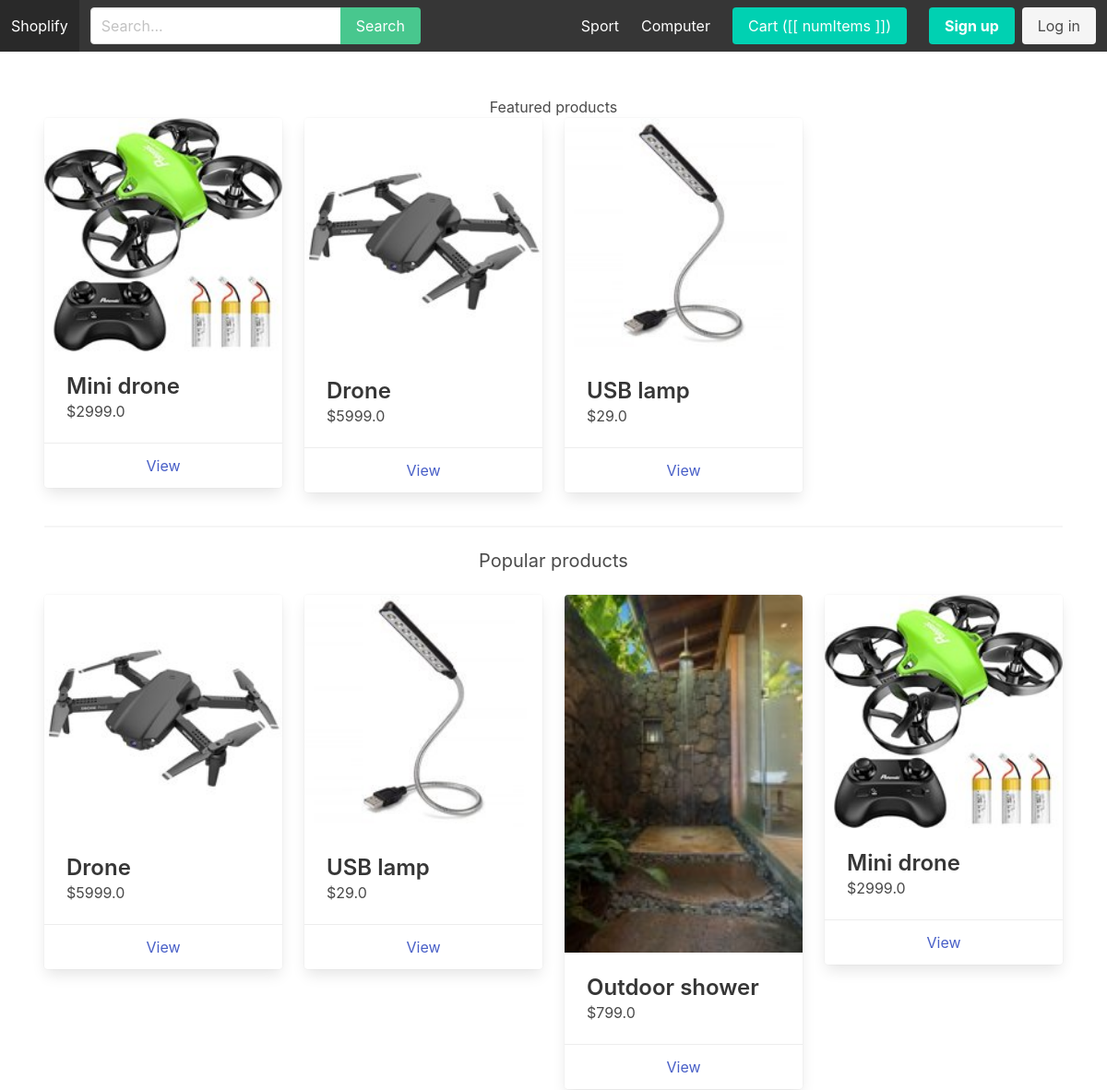
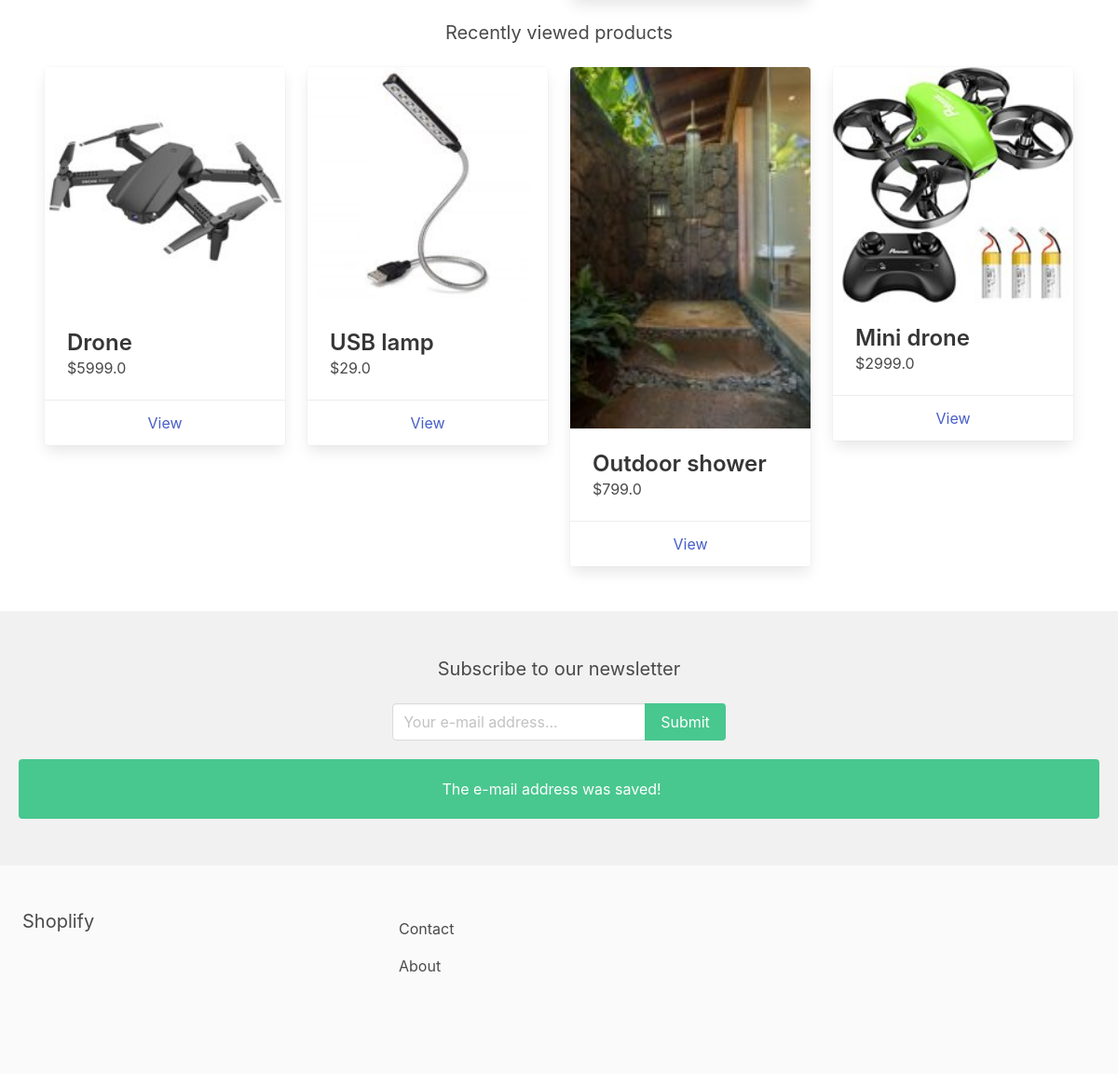
Before: / with the older database file (2 pictures, top to bottom).
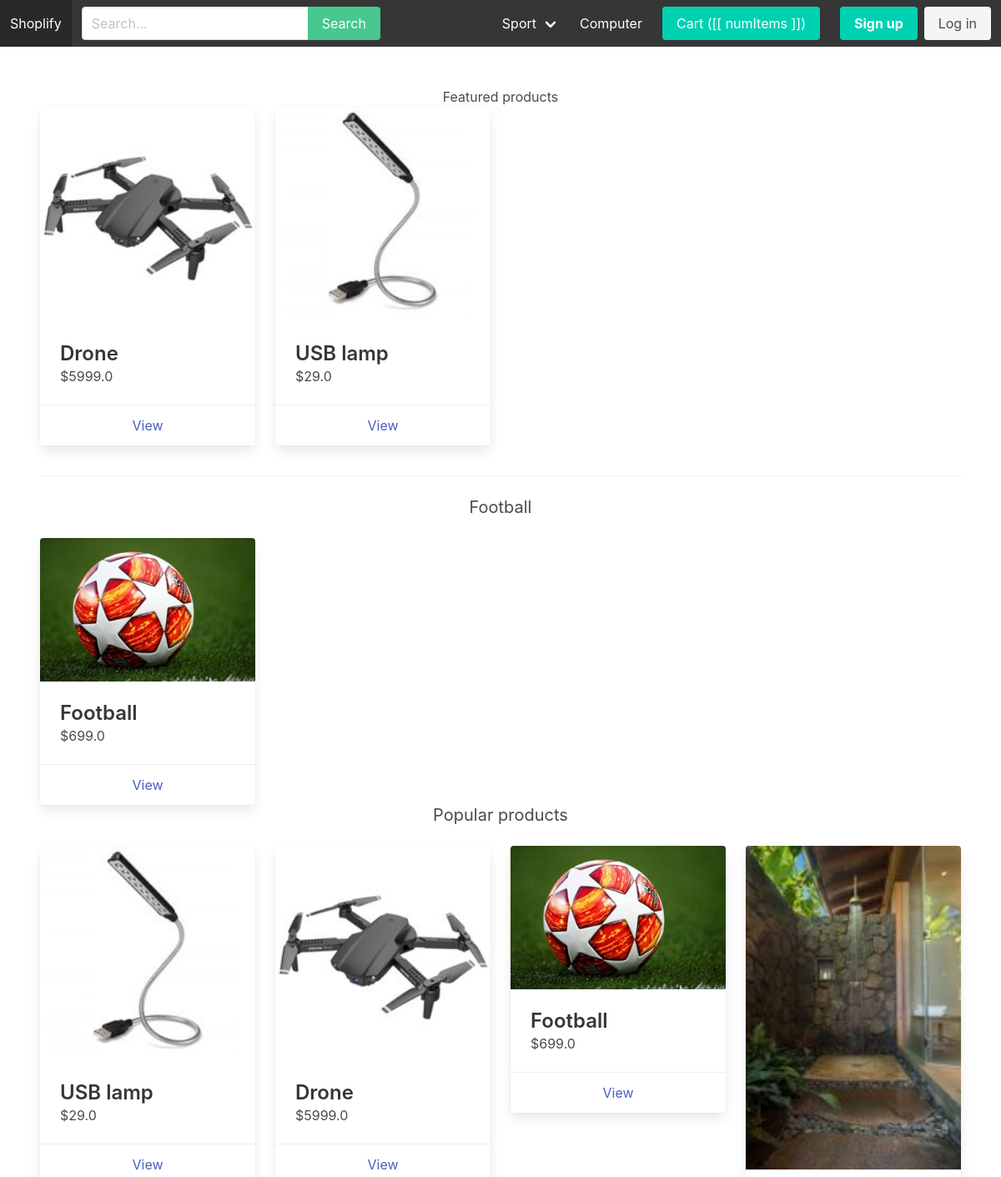
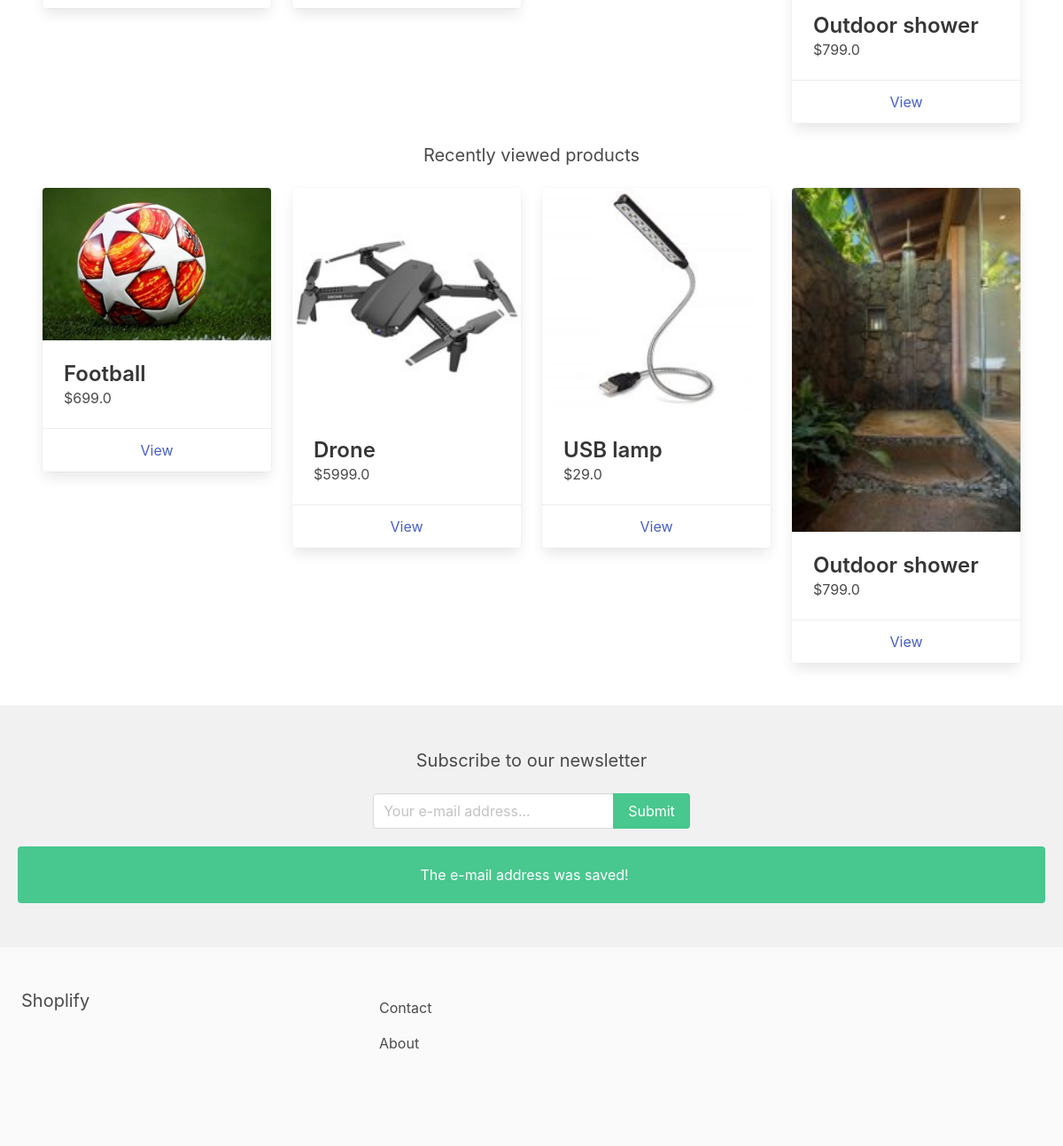
After: the same page with the newer database file (2 pictures, top to bottom).
### store/models.py (models this page shows, shortened)
class Category(models.Model):
    parent = models.ForeignKey('self', related_name='children', on_delete=models.CASCADE, blank=True, null=True)
    title = models.CharField(max_length=255)
    slug = models.SlugField(max_length=255)
    ordering = models.IntegerField(default=0)
    is_featured = models.BooleanField(default=False)
    class Meta:
        verbose_name_plural = 'Categories'
        ordering = ('ordering',)

class Product(models.Model):
    category = models.ForeignKey(Category, related_name='products', on_delete=models.CASCADE)
    parent = models.ForeignKey('self', related_name='variants', on_delete=models.CASCADE, blank=True, null=True)
    title = models.CharField(max_length=255)
    slug = models.SlugField(max_length=255)
    description = models.TextField(blank=True, null=True)
    price = models.FloatField(max_length=255)
    is_featured = models.BooleanField(default=False)
    num_available = models.IntegerField(default=1)
    num_visits = models.IntegerField(default=0)
    last_visit = models.DateTimeField(blank=True, null=True)
    image = models.ImageField(upload_to='uploads/', blank=True, null=True)
    thumbnail = models.ImageField(upload_to='uploads/', blank=True, null=True)
    date_added = models.DateTimeField(auto_now_add=True)
    class Meta:
        ordering = ('-date_added',)

### core/views.py (the view)
# urls.py: path('', frontpage, name='frontpage'),
def frontpage(request):
    products = Product.objects.filter(is_featured=True)
    featured_categories = Category.objects.filter(is_featured=True)
    popular_products = Product.objects.all().order_by('-num_visits')[0:4]
    recently_viewed_products = Product.objects.all().order_by('-last_visit')[0:4]
    context = {
        'products': products,
        'featured_categories': featured_categories,
        'popular_products': popular_products,
        'recently_viewed_products': recently_viewed_products
    }
    return render(request, 'frontpage.html', context)

### cart/cart.py (called while the page is built)
    def __iter__(self):
        product_ids = self.cart.keys()
        product_clean_ids = []
        for p in product_ids:
            product_clean_ids.append(p)
            self.cart[str(p)]['product'] = Product.objects.get(pk=p)
        for item in self.cart.values():
            item['total_price'] = float(item['price']) * int(item['quantity'])
            yield item

    def get_total_length(self):
        return sum(int(item['quantity']) for item in self.cart.values())

    def get_total_cost(self):
            return sum(float(item['total_price']) for item in self)

### cart/context_processors.py (called while the page is built)
def cart(request):
    return {'cart': Cart(request)}

### store/context_processors.py (called while the page is built)
def menu_categories(request):
    categories = Category.objects.filter(parent=None)
    return {'menu_categories': categories}

### core/templates/frontpage.html (shortened to what this page needs)
{% extends 'base.html' %}
{% block content %}
    <h2 class="subtitile has-text-centered">Featured products</h2>
    {% with products as list_products %}
        {% include 'parts/product_list.html' %}
    {% endwith %}
    <hr>
    <div class="featured-categories">
        {% for category in featured_categories %}
            <h2 class="subtitle has-text-centered">{{ category.title }}</h2>
            {% with category.products.all|slice:":3" as list_products %}
                {% include 'parts/product_list.html' %}
            {% endwith %}
        {% endfor %}
    </div>
    <h2 class="subtitle has-text-centered">Popular products</h2>
    {% with popular_products as list_products %}
        {% include 'parts/product_list.html' %}
    {% endwith %}
    <h2 class="subtitle has-text-centered">Recently viewed products</h2>
    {% with recently_viewed_products as list_products %}
        {% include 'parts/product_list.html' %}
    {% endwith %}
{% endblock %}

### core/templates/base.html (shortened to what this page needs)
{% load static %}
<!DOCTYPE html>
<html>
    <head>
        <link rel="stylesheet" href="https://cdn.jsdelivr.net/npm/bulma@0.9.0/css/bulma.min.css">
        <link rel="stylesheet" href="{% static 'main.css' %}">
    </head>
    <body>
        <nav class="navbar is-dark" id="navbarapp">
            <div class="navbar-brand">
                <a href="{% url 'frontpage' %}" class="navbar-item" href="/">Shoplify</a>
            </div>
            <div id="main-navbar" class="navbar-menu" :class="{ 'is-active': menuClass }">
                <div class="navbar-start">
                    <div class="navbar-item">
                        <form method="get" action="{% url 'search' %}">
                            <div class="field has-addons">
                                <div class="control">
                                    <input type="text" class="input" placeholder="Search..." name="query">
                                </div>
                                <div class="control">
                                    <button class="button is-success">Search</button>
                                </div>
                            </div>
                        </form>
                    </div>
                </div>
                <div class ="navbar-end">
                    {% for category in menu_categories %}
                        {% if not category.children.all %}
                            <a href="{% url 'category_detail' category.slug %}" class="navbar-item">{{ category.title }}</a>
                        {% else %}
                            <div class="navbar-item has-dropdown is-hoverable">
                                <a href="{% url 'category_detail' category.slug %}" class="navbar-link">{{ category.title }}</a>
                            </div>
                        {% endif %}
                    {% endfor %}
                    <div class="navbar-item">
                        <a href="{% url 'cart' %}" class="button is-primary">Cart ([[ numItems ]])</a>
                    </div>
                    {% if request.user.is_authenticated %}
                        <div class="navbar-item">
                            <a href="{% url 'myaccount' %}" class="button is-light">My account</a>
                        </div>
                    {% else %}
                        <div class="navbar-item">
                            <div class="buttons">
                                <a href="{% url 'signup' %}" class="button is-primary"><strong>Sign up</strong></a>
                                <a href="{% url 'login' %}" class="button is-light">Log in</a>
                            </div>
                        </div>
                    {% endif %}
                </div>
            </div>
        </nav>
        <section class="section">
            {% block content %}
            {% endblock %}
        </section>
        {% include 'parts/newsletter.html' %}
        <footer class="footer">
            <div class="columns">
                <div class="column is-4">
                    <h2 class="subtitle">Shoplify</h2>
                </div>
                <div class="column is-8">
                    <a href="{% url 'contact' %}" class="navbar-item">Contact</a>
                    <a href="{% url 'about' %}" class="navbar-item">About</a>
                </div>
            </div>
        </footer>
    </body>
</html>

### store/templates/parts/product_list.html
<div class="columns is-multiline">
    {% for p in list_products %}
        <div class="column is-3">
            <div class="card">
                <div class="card-image">
                    <figure class="image">
                        <img src="{{ p.thumbnail.url }}">
                    </figure>
                </div>
                <div class="card-content">
                    <div class="media">
                        <div class="media-content">
                            <p class="title is-4">{{ p.title }}</p>
                            <p class="subtitle is-6">${{ p.price }}</p>
                        </div>
                    </div>
                </div>
                <footer class="card-footer">
                    <a href="{% url 'product_detail' p.category.slug p.slug %}" class="card-footer-item">View</a>
                </footer>
            </div>
        </div>
    {% endfor %}
</div>

### core/templates/parts/newsletter.html (shortened to what this page needs)
<div class="newsletter-wrapper" id="newsletter-wrapper">
    <h2 class="subtitle">Subscribe to our newsletter</h2>
    <form v-on:submit.prevent="onSubmit">
        <div class="field has-addons">
            <div class="control">
                <input type="email" v-model="email" name="email" class="input" placeholder="Your e-mail address...">
            </div>
            <div class="control">
                <button class="button is-success">Submit</button>
            </div>
        </div>
    </form>
    <div class="notification is-success" v-if="showSuccess">
        The e-mail address was saved!
    </div>
</div>

### static/main.css (style rules this page uses)
.newsletter-wrapper { padding: 50px 20px; text-align: center; background: #f1f1f1; }
.newsletter-wrapper .notification { margin-top: 20px; }
.newsletter-wrapper .field.has-addons { justify-content: center; }

Changed rows visible on the page:
no longer on this page (row edited): Product: thumbnail (picture), title "Mini drone", price "2999.0", shown under "Featured products"
added Category: title "Football"
added Product: thumbnail (picture), title "Football", price "699.0"
